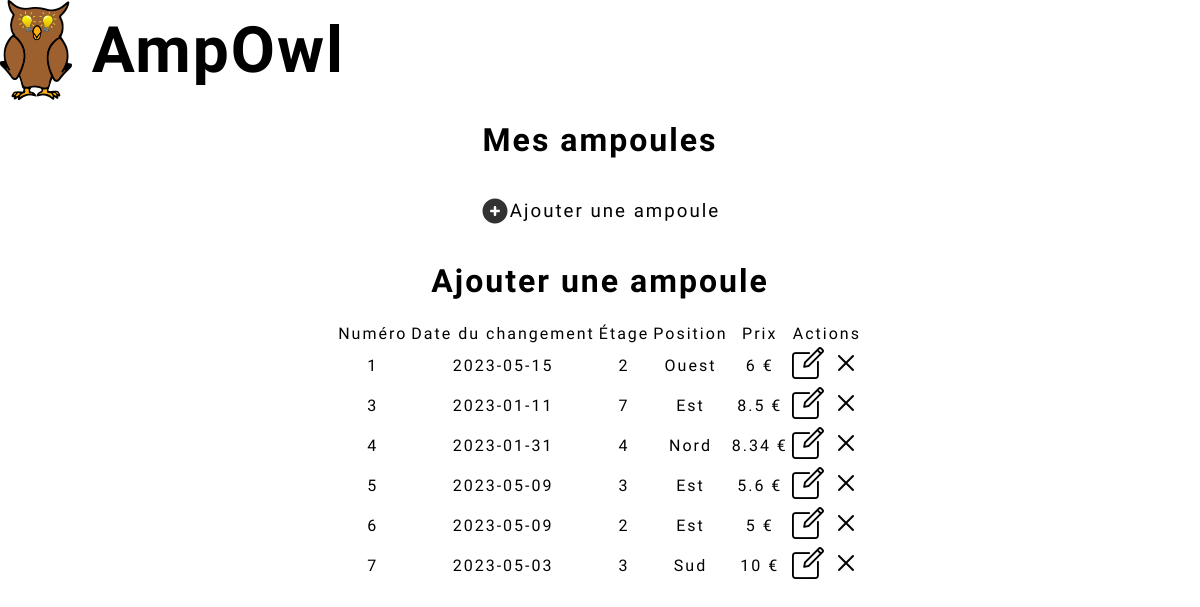
The page / on the database its author committed.
### tables this page shows
CREATE TABLE `ampoules` (
  `id` int NOT NULL,
  `date_amp` date NOT NULL,
  `floor` enum('0','1','2','3','4','5','6','7','8') NOT NULL DEFAULT '0',
  `side` enum('Nord','Sud','Est','Ouest') NOT NULL DEFAULT 'Nord',
  `price` float(10,2) NOT NULL
);

### index.php (the view, shortened to what this page needs)
<?php
require("connect.php");
$sql = "SELECT * FROM ampoules";
$query = $db->prepare($sql);
$query->execute();
$result = $query->fetchAll(PDO::FETCH_ASSOC);
?>
<!DOCTYPE html>
<html lang="fr">
<head>
    <link rel="stylesheet" href="style.css">
</head>
<body>
    <header>
        <div class="logo">
            <img src="logo.png" alt="Une chouette, logo d'AmpOwl">
            <h1>AmpOwl</h1>
        </div>
    </header>
    <main>
        <h1>Mes ampoules</h1>
        <div class="add">
            <img src="plus-circle.svg" height="30px" width="30px" alt="Bouton Plus">
            <h3>Ajouter une ampoule</h3>
        </div>
        <h1>Ajouter une ampoule</h1>
        <table>
            <thead>
                <th>Numéro</th>
                <th>Date du changement</th>
                <th>Étage</th>
                <th>Position</th>
                <th>Prix</th>
                <th>Actions</th>
            </thead>
            <tbody>
                <?php
                foreach ($result as $ampoule) {
                ?>
                    <tr>
                        <td><?= $ampoule['id'] ?></td>
                        <td><?= $ampoule['date_amp'] ?></td>
                        <td><?= $ampoule['floor'] ?></td>
                        <td><?= $ampoule['side'] ?></td>
                        <td><?= $ampoule['price'] . ' ' . "€" ?></td>
                        <td>
                            <a href="edit.php?id=<?= $ampoule['id'] ?>">
                                <img src="edition.png" alt=""></a>
                            <img src="fermer.png" alt="">
                        </td>
                    </tr>
                <?php
                };
                ?>
            </tbody>
        </table>
    </main>
</body>
</html>

### style.css (style rules this page uses)
body { margin: 0; padding: 0; box-sizing: border-box; font-family: "Bowlby One"; letter-spacing: 2px; position: relative; height: 100vh; width: 100vw; }
.logo { display: flex; flex-direction: row; justify-content: flex-start; align-items: center; gap: 20px; height: 100px; width: 100%; font-size: 32px; }
.logo img { height: 100%; }
main { display: flex; flex-direction: column; align-items: center; }
.add { display: flex; flex-direction: row; justify-content: center; align-items: center; }
.add h3 { font-weight: 100; }
th { font-weight: 200; }
td { text-align: center; }

### rows shown on the page
ampoules: id "1", date_amp "2023-05-15", floor "2", side "Ouest", price "6"
ampoules: id "3", date_amp "2023-01-11", floor "7", side "Est", price "8.5"
ampoules: id "4", date_amp "2023-01-31", floor "4", side "Nord", price "8.34"
ampoules: id "5", date_amp "2023-05-09", floor "3", side "Est", price "5.6"
ampoules: id "6", date_amp "2023-05-09", floor "2", side "Est", price "5"
ampoules: id "7", date_amp "2023-05-03", floor "3", side "Sud", price "10"
